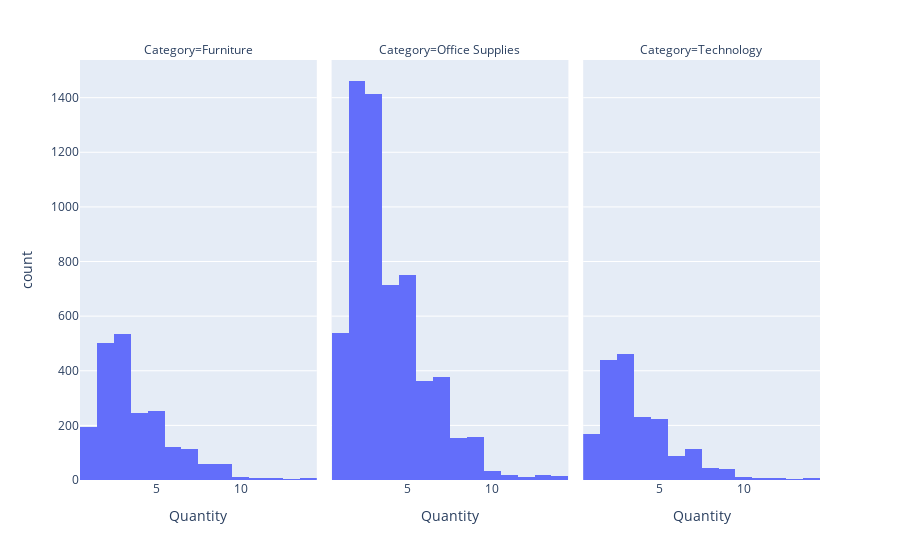

Notebook source saved alongside this figure:
### Code cell
px.histogram(df_loja_base, x='Quantity', facet_col='Category')

### Figure 1 — Plotly figure (JSON) as saved in the notebook; plotly's stock layout.template omitted (floating-point values rounded to 4 significant figures; data arrays with more than 128 entries replaced by an {"elided": "..."} marker saying what was removed)
{"data": [{"alignmentgroup": "True", "bingroup": "x", "hovertemplate": "Category=Furniture<br>Quantity=%{x}<br>count=%{y}<extra></extra>", "legendgroup": "", "marker": {"color": "#636efa", "pattern": {"shape": ""}}, "name": "", "offsetgroup": "", "orientation": "v", "showlegend": false, "type": "histogram", "x": {"elided": "2121 int values"}, "xaxis": "x", "yaxis": "y"}, {"alignmentgroup": "True", "bingroup": "x", "hovertemplate": "Category=Office Supplies<br>Quantity=%{x}<br>count=%{y}<extra></extra>", "legendgroup": "", "marker": {"color": "#636efa", "pattern": {"shape": ""}}, "name": "", "offsetgroup": "", "orientation": "v", "showlegend": false, "type": "histogram", "x": {"elided": "6026 int values"}, "xaxis": "x2", "yaxis": "y2"}, {"alignmentgroup": "True", "bingroup": "x", "hovertemplate": "Category=Technology<br>Quantity=%{x}<br>count=%{y}<extra></extra>", "legendgroup": "", "marker": {"color": "#636efa", "pattern": {"shape": ""}}, "name": "", "offsetgroup": "", "orientation": "v", "showlegend": false, "type": "histogram", "x": {"elided": "1847 int values"}, "xaxis": "x3", "yaxis": "y3"}], "layout": {"annotations": [{"font": {}, "showarrow": false, "text": "Category=Furniture", "x": 0.16, "xanchor": "center", "xref": "paper", "y": 1, "yanchor": "bottom", "yref": "paper"}, {"font": {}, "showarrow": false, "text": "Category=Office Supplies", "x": 0.5, "xanchor": "center", "xref": "paper", "y": 1, "yanchor": "bottom", "yref": "paper"}, {"font": {}, "showarrow": false, "text": "Category=Technology", "x": 0.84, "xanchor": "center", "xref": "paper", "y": 1, "yanchor": "bottom", "yref": "paper"}], "barmode": "relative", "legend": {"tracegroupgap": 0}, "margin": {"t": 60}, "xaxis": {"anchor": "y", "domain": [0, 0.32], "title": {"text": "Quantity"}}, "xaxis2": {"anchor": "y2", "domain": [0.34, 0.66], "matches": "x", "title": {"text": "Quantity"}}, "xaxis3": {"anchor": "y3", "domain": [0.68, 1.0], "matches": "x", "title": {"text": "Quantity"}}, "yaxis": {"anchor": "x", "domain": [0, 1], "title": {"text": "count"}}, "yaxis2": {"anchor": "x2", "domain": [0, 1], "matches": "y", "showticklabels": false}, "yaxis3": {"anchor": "x3", "domain": [0, 1], "matches": "y", "showticklabels": false}}}
